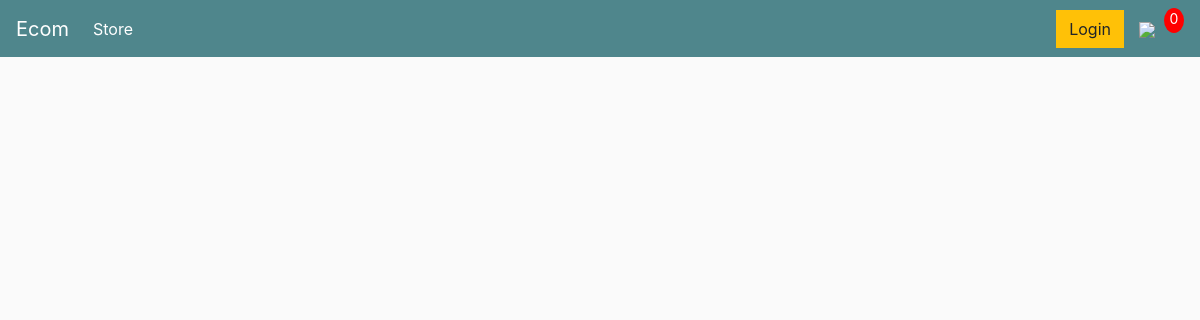
The page /store/ on the database as committed earlier.
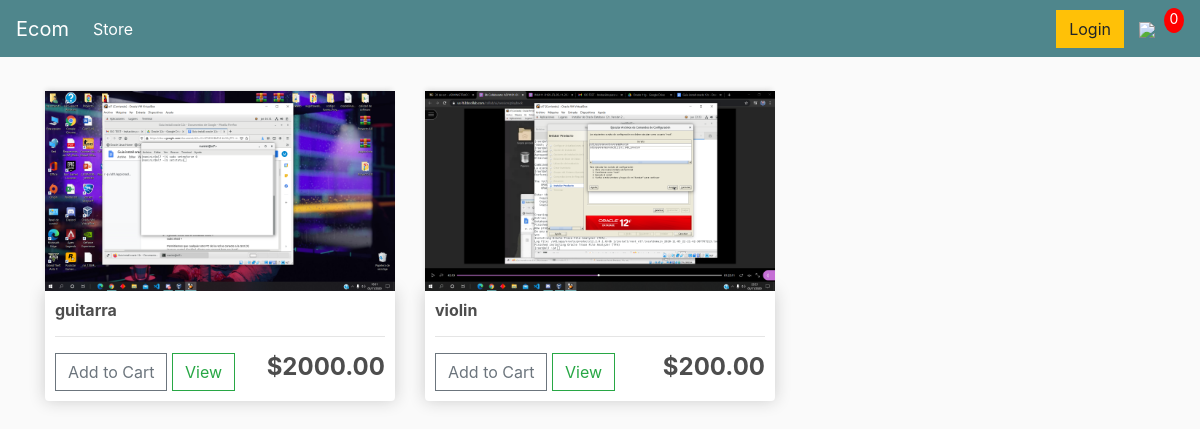
The same page on the database as committed later.
### app/models.py (models this page shows, shortened)
class Product(models.Model):
	name = models.CharField(max_length=200)
	price = models.FloatField()
	digital = models.BooleanField(default=False,null=True, blank=True)
	image = models.ImageField(null=True, blank=True)
	@property
	def imageURL(self):
		try:
			url = self.image.url
		except:
			url = ''
		return url

### app/views.py (the view)
# urls.py: path('store/', store, name="store"),
def store(request):
	if request.user.is_authenticated:
		customer = request.user.customer
		order, created = Order.objects.get_or_create(customer=customer, complete=False)
		items = order.orderitem_set.all()
		cartItems = order.get_cart_items
	else:
		items = []
		order = {'get_cart_total':0, 'get_cart_items':0}
		cartItems = order['get_cart_items']
	products = Product.objects.all()
	context = {'products':products, 'cartItems':cartItems}
	return render(request, 'app/store.html', context)

### app/templates/app/store.html
{% extends 'app/main.html' %}
{% load static %}
{% block content %}
<div class="row">
	{% for product in products %}
	<div class="col-lg-4">
		<img class="thumbnail" src="{{product.imageURL}}">
		<div class="box-element product">
			<h6><strong>{{product.name}}</strong></h6>
			<hr>
			<button data-product={{product.id}} data-action="add" class="btn btn-outline-secondary add-btn update-cart">Add to Cart</button>
			<a class="btn btn-outline-success" href="#">View</a>
			<h4 style="display: inline-block; float: right"><strong>${{product.price|floatformat:2}}</strong></h4>
		</div>
	</div>
	{% endfor %}
</div>
{% endblock content %}

### app/templates/app/main.html (shortened to what this page needs)
<!DOCTYPE html>
{% load static %}
<html>
<head>
	<link rel="stylesheet" href="https://stackpath.bootstrapcdn.com/bootstrap/4.4.1/css/bootstrap.min.css">
	<link rel="stylesheet" type="text/css" href="{% static 'css/main.css' %}">
</head>
<body>
	<nav class="navbar navbar-expand-lg navbar-dark bg-dark">
	  <a class="navbar-brand" href="{% url 'store' %}">Ecom</a>
	  <div class="collapse navbar-collapse" id="navbarSupportedContent">
	    <ul class="navbar-nav mr-auto">
	      <li class="nav-item active">
	        <a class="nav-link" href="{% url 'store' %}">Store <span class="sr-only">(current)</span></a>
	      </li>
	    </ul>
	    <div class="form-inline my-2 my-lg-0">
	     	<a href="#"class="btn btn-warning">Login</a>
	     	<a href="{% url 'cart' %}">
	    		<img  id="cart-icon" src="{% static 'images/cart.png' %}">
	    	</a>
	    	<p id="cart-total">0</p>
	    </div>
	  </div>
	</nav>
     <div class="container">
            <br>
            {% block content %}
            {% endblock content %}
         </div>
</body>
</html>

### app/static/css/main.css (style rules this page uses)
body { background-color: hsl(0, 0%, 98%); }
h1,h2,h3,h4,h5,h6 { color:hsl(0, 0%, 30%); }
.box-element { box-shadow:hsl(0, 0%, 80%) 0 0 16px; background-color: #fff; border-radius: 4px; padding: 10px; }
.thumbnail { width: 100%; height: 200px; -webkit-box-shadow: -1px -3px 5px -2px rgba(214,214,214,1); -moz-box-shadow: -1px -3px 5px -2px rgba(214,214,214,1); box-shadow: -1px -3px 5px -2px rgba(214,214,214,1); }
.product { border-radius: 0 0 4px 4px; }
.bg-dark { background-color: #4f868c!important; }
#cart-icon { width:25px; display: inline-block; margin-left: 15px; }
#cart-total { display: block; text-align: center; color:#fff; background-color: red; width: 20px; height: 25px; border-radius: 50%; font-size: 14px; }
.col-lg-4, .col-lg-6, .col-lg-8, .col-lg-12 { margin-top: 10px; }
.btn { border-radius: 0; }

Rows that differ between the two databases and show on the page:
added Product: imageURL (picture), name "guitarra", price "2000.00"
added Product: imageURL (picture), name "violin", price "200.00"
